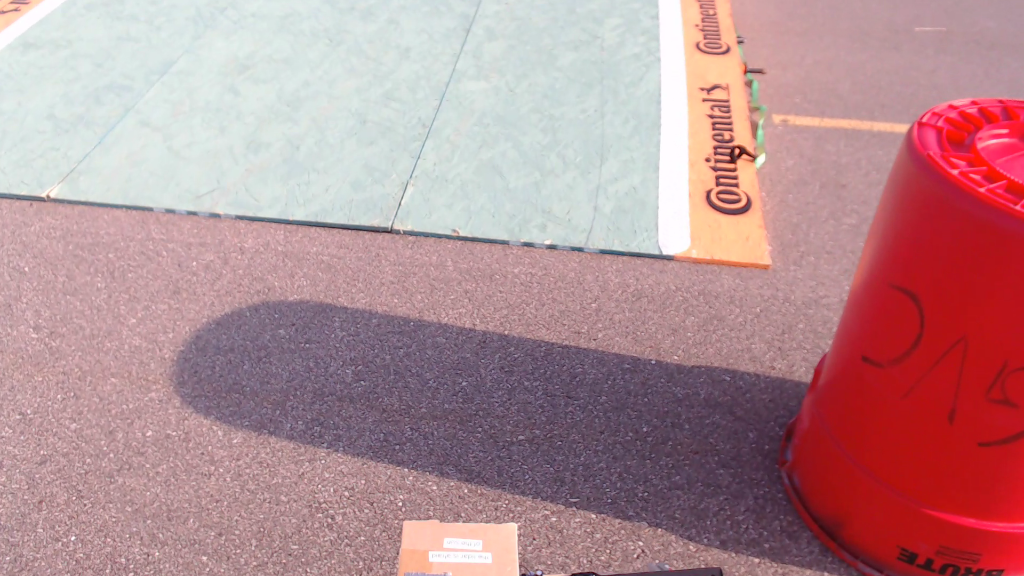
#> input picture vision/test3.png, 1024 x 576 px
$ python tune_ramp.py
#> lines starting #> are read from the running program, lines starting #| are printed output that depends on the picture; after the words box and inside, x2 and y2 are one past the last pixel; in counts of white or black regions, pixels touching at a corner belong together
#tune.py
import cv2
import sys
import numpy as np

def nothing(x):
    pass
def buttonCallback():
    count = count + 1
    if count > maxCount:
        count = 1

# Create a window
cv2.namedWindow('image', cv2.cv2.WINDOW_NORMAL )
cv2.namedWindow('out', cv2.cv2.WINDOW_NORMAL )
cv2.resizeWindow("image",640,300)
maxCount = 7


# create trackbars for color change
cv2.createTrackbar('HMin','image',0,255,nothing) # Hue is from 0-179 for Opencv
#> slider 'HMin' is set to 51
cv2.createTrackbar('SMin','image',0,255,nothing)
#> slider 'SMin' is set to 51
cv2.createTrackbar('VMin','image',0,255,nothing)
#> slider 'VMin' is set to 51
cv2.createTrackbar('HMax','image',0,255,nothing)
#> slider 'HMax' is set to 255
cv2.createTrackbar('SMax','image',0,255,nothing)
#> slider 'SMax' is set to 255
cv2.createTrackbar('VMax','image',0,255,nothing)
#> slider 'VMax' is set to 255
cv2.createTrackbar('count','image', 1 ,maxCount,nothing)

# Set default value for MAX HSV trackbars.
cv2.setTrackbarPos('HMax', 'image', 179)
cv2.setTrackbarPos('SMax', 'image', 255)
cv2.setTrackbarPos('VMax', 'image', 255)

# Initialize to check if HSV min/max value changes
hMin = sMin = vMin = hMax = sMax = vMax = 0
phMin = psMin = pvMin = phMax = psMax = pvMax = 0

img = cv2.imread('test3.png')
#> img is the input picture: shape (576, 1024, 3); mean B, G, R 146.5, 141.9, 182.4
output = img
waitTime = 33
count = 1


while(1):
    fn = (f"test{count}.png")
    img = cv2.imread(fn)
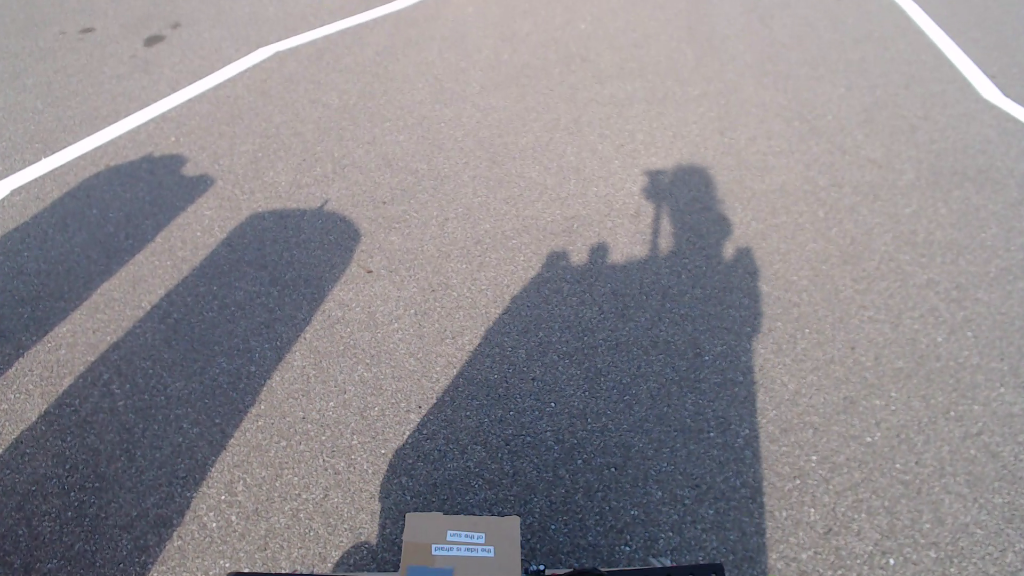
#> input picture vision/test1.png, 1024 x 576 px
#> img is the input picture: shape (576, 1024, 3); mean B, G, R 142.6, 137.8, 141.3
    img = cv2.resize(img, (800, 1200))
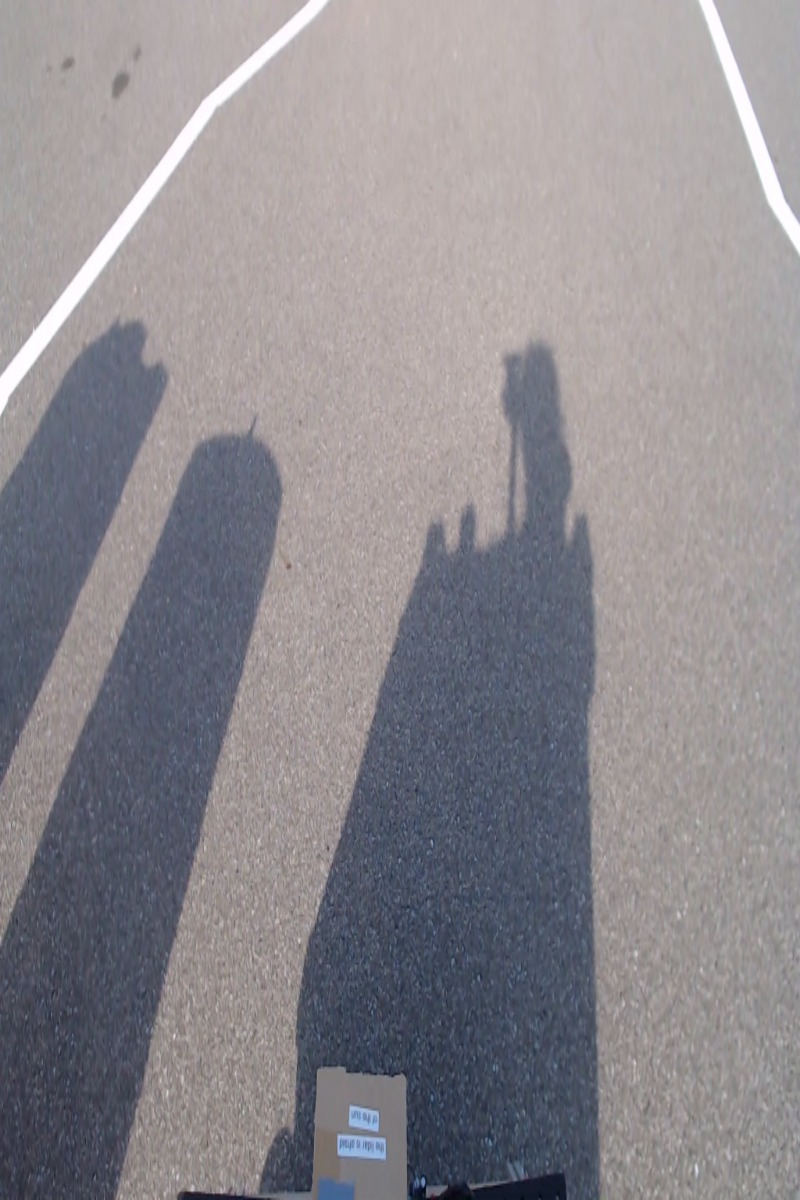
#> img: shape (1200, 800, 3); mean B, G, R 142.5, 137.7, 141.2
    # get current positions of all trackbars
    hMin = cv2.getTrackbarPos('HMin','image')
    sMin = cv2.getTrackbarPos('SMin','image')
    vMin = cv2.getTrackbarPos('VMin','image')

    hMax = cv2.getTrackbarPos('HMax','image')
    sMax = cv2.getTrackbarPos('SMax','image')
    vMax = cv2.getTrackbarPos('VMax','image')
    count = cv2.getTrackbarPos('count','image')

    # Set minimum and max HSV values to display
    lower = np.array([hMin, sMin, vMin])
    upper = np.array([hMax, sMax, vMax])

    # Create HSV Image and threshold into a range.
    hsv = cv2.cvtColor(img, cv2.COLOR_BGR2HSV)
#> hsv: shape (1200, 800, 3); mean H, S, V 73, 28.2, 148.5
    mask = cv2.inRange(hsv, lower, upper)
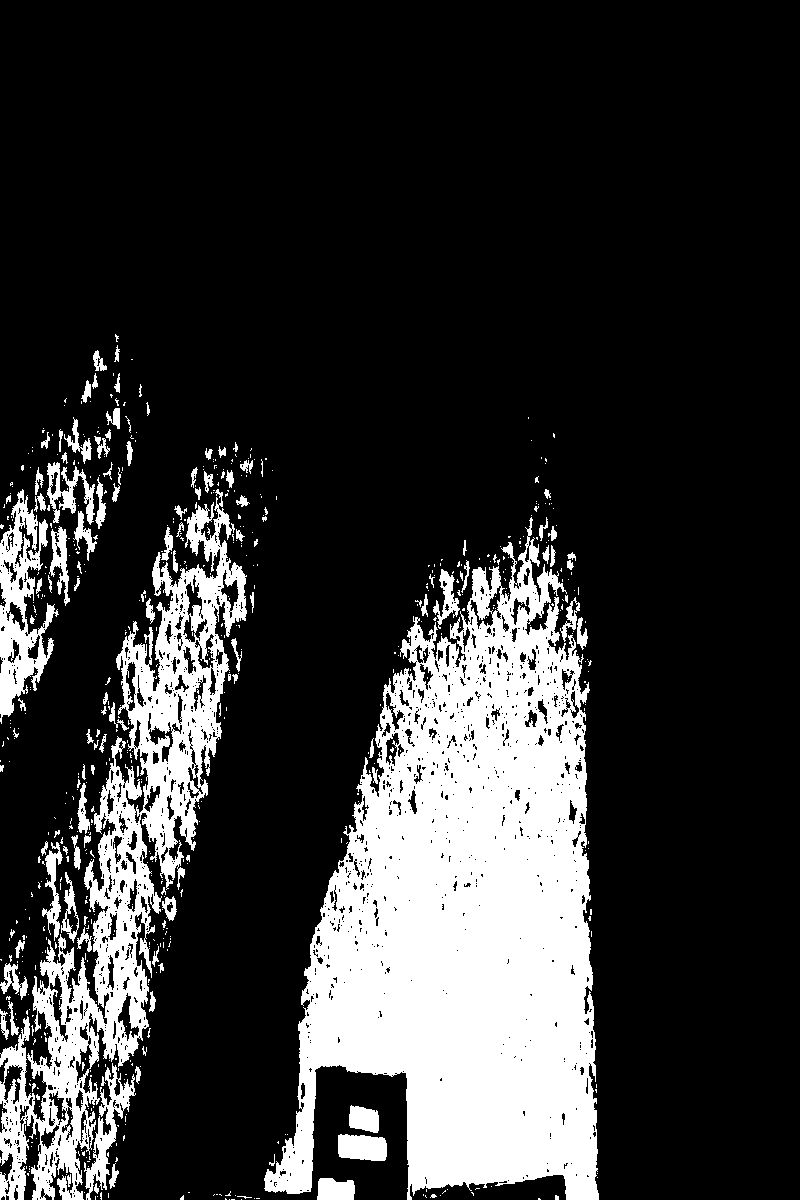
#> mask: shape (1200, 800); 20.4% white; 673 white regions (553 under 20 px), largest, box (x1, y1, x2, y2) and area: (264, 517, 599, 1200) 128983, (0, 489, 247, 1200) 42098, (0, 489, 59, 724) 5857
    output = cv2.bitwise_and(img,img, mask= mask)
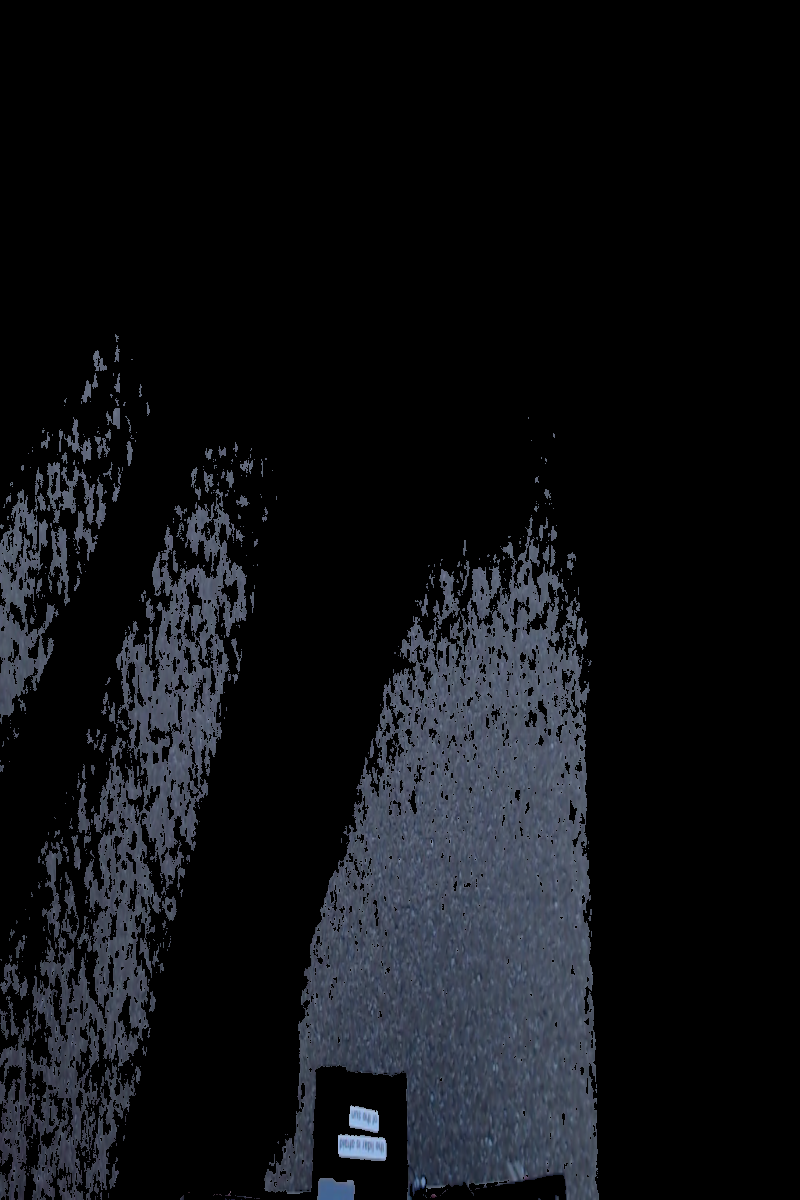
#> output: shape (1200, 800, 3); mean B, G, R 20.2, 16.7, 15.1

    # Print if there is a change in HSV value
    if( (phMin != hMin) | (psMin != sMin) | (pvMin != vMin) | (phMax != hMax) | (psMax != sMax) | (pvMax != vMax) ):
        print("(hMin = %d , sMin = %d, vMin = %d), (hMax = %d , sMax = %d, vMax = %d)" % (hMin , sMin , vMin, hMax, sMax , vMax))
        phMin = hMin
        psMin = sMin
        pvMin = vMin
        phMax = hMax
        psMax = sMax
        pvMax = vMax

    # Display output image
    cv2.imshow('out',output)

    # Wait longer to prevent freeze for videos.
    if cv2.waitKey(waitTime) & 0xFF == ord('q'):
#> (key q is pressed here)
        break

cv2.destroyAllWindows()
